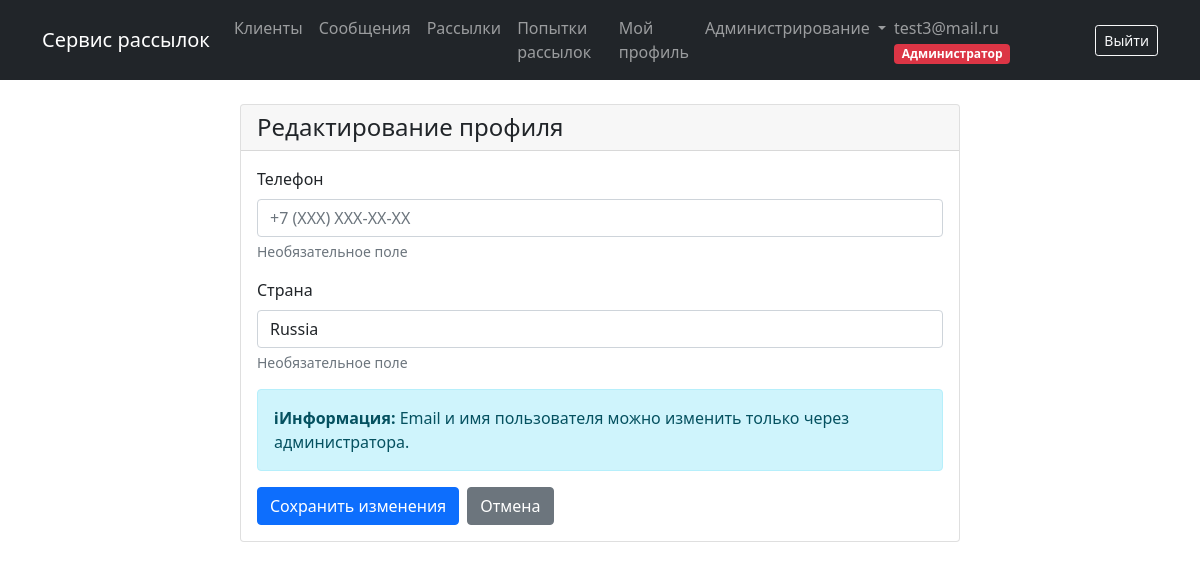
/users/profile/edit/ (signed in), run on the app's committed database.
### users/models.py (models this page shows, shortened)
class User(AbstractUser):
    phone = models.CharField(max_length=20, blank=True, verbose_name="Телефон")
    avatar = models.ImageField(
        upload_to="users/avatars/", blank=True, null=True, verbose_name="Аватар"
    )
    country = models.CharField(max_length=100, blank=True, verbose_name="Страна")
    email = models.EmailField(unique=True, verbose_name="Email")
    USERNAME_FIELD = "email"
    REQUIRED_FIELDS = ["username"]
    class Meta:
        verbose_name = "пользователь"
        verbose_name_plural = "пользователи"

class Profile(models.Model):
    user = models.OneToOneField(
        "User", on_delete=models.CASCADE, verbose_name="Пользователь"
    )
    ROLE_USER = "user"
    ROLE_MANAGER = "manager"
    ROLE_ADMIN = "admin"
    ROLE_CHOICES = [
        (ROLE_USER, "Пользователь"),
        (ROLE_MANAGER, "Менеджер"),
        (ROLE_ADMIN, "Администратор"),
    ]
    role = models.CharField(
        max_length=20, choices=ROLE_CHOICES, default=ROLE_USER, verbose_name="Роль"
    )
    email_verified = models.BooleanField(
        default=False, verbose_name="Email подтвержден"
    )
    blocked = models.BooleanField(default=False, verbose_name="Заблокирован")
    class Meta:
        verbose_name = "профиль"
        verbose_name_plural = "профили"
    @property
    def is_manager(self):
        return self.role in [self.ROLE_MANAGER, self.ROLE_ADMIN]

### users/views.py (the view, shortened to what this page needs)
# urls.py: path("profile/edit/", views.profile_edit, name="profile_edit"),
@login_required
def profile_edit(request):
    return render(request, "users/profile_edit.html")

### mailing/context_processors.py (called while the page is built)
def update_mailing_statuses(request):
    if request.user.is_authenticated:
        try:
            user_mailings = Mailing.objects.filter(owner=request.user)
            for mailing in user_mailings:
                mailing.update_status()
        except Exception as e:
            pass
    return {}

### mailing/models.py (called while the page is built)
    def update_status(self):
        now = timezone.now()
        if self.end_time <= now:
            self.status = self.STATUS_COMPLETED
        elif self.start_time <= now <= self.end_time:
            self.status = self.STATUS_STARTED
        elif now < self.start_time:
            self.status = self.STATUS_CREATED
        self.save()

### templates/users/profile_edit.html (shortened to what this page needs)
{% extends 'base.html' %}
{% block content %}
<div class="container mt-4">
    <div class="row">
        <div class="col-md-8 mx-auto">
            <div class="card">
                <div class="card-header">
                    <h4 class="mb-0">Редактирование профиля</h4>
                </div>
                <div class="card-body">
                    <form method="post">
                        <div class="mb-3">
                            <label for="phone" class="form-label">Телефон</label>
                            <input type="text" class="form-control" id="phone" name="phone"
                                   value="{{ user.phone|default:'' }}"
                                   placeholder="+7 (XXX) XXX-XX-XX">
                            <div class="form-text">Необязательное поле</div>
                        </div>
                        <div class="mb-3">
                            <label for="country" class="form-label">Страна</label>
                            <input type="text" class="form-control" id="country" name="country"
                                   value="{{ user.country|default:'' }}"
                                   placeholder="Россия">
                            <div class="form-text">Необязательное поле</div>
                        </div>
                        <div class="alert alert-info">
                            <strong>ℹИнформация:</strong> Email и имя пользователя можно изменить только через администратора.
                        </div>
                        <div class="d-flex gap-2">
                            <button type="submit" class="btn btn-primary">Сохранить изменения</button>
                            <a href="{% url 'users:profile_view' %}" class="btn btn-secondary">Отмена</a>
                        </div>
                    </form>
                </div>
            </div>
        </div>
    </div>
</div>
{% endblock %}

### templates/base.html (shortened to what this page needs)
<!DOCTYPE html>
<html lang="ru">
<head>
    <link href="https://cdn.jsdelivr.net/npm/bootstrap@5.1.3/dist/css/bootstrap.min.css" rel="stylesheet">
</head>
<body>
<nav class="navbar navbar-expand-lg navbar-dark bg-dark">
    <div class="container">
        <a class="navbar-brand" href="{% url 'mailing:index' %}">Сервис рассылок</a>
        <div class="collapse navbar-collapse" id="navbarNav">
            {% if user.is_authenticated %}
            <ul class="navbar-nav me-auto">
                <li class="nav-item">
                    <a class="nav-link" href="{% url 'mailing:client_list' %}">Клиенты</a>
                </li>
                <li class="nav-item">
                    <a class="nav-link" href="{% url 'mailing:message_list' %}">Сообщения</a>
                </li>
                <li class="nav-item">
                    <a class="nav-link" href="{% url 'mailing:mailing_list' %}">Рассылки</a>
                </li>
                <li class="nav-item">
                    <a class="nav-link" href="{% url 'mailing:mailing_list' %}#attempts">Попытки рассылок</a>
                </li>
                <li class="nav-item">
                    <a class="nav-link" href="{% url 'users:profile_view' %}">Мой профиль</a>
                </li>
                {% if user.profile.is_manager or user.groups.all.0.name == 'Менеджеры' %}
                <li class="nav-item dropdown">
                    <a class="nav-link dropdown-toggle" href="#" role="button" data-bs-toggle="dropdown">
                        Администрирование
                    </a>
                </li>
                {% endif %}
            </ul>
            <ul class="navbar-nav">
                <li class="nav-item">
                    <div class="d-flex align-items-center">
                        <span class="navbar-text me-3">
                            {{ user.email }}
                            {% if user.profile %}
                            <span class="badge bg-{% if user.profile.role == 'admin' %}danger{% elif user.profile.role == 'manager' %}warning{% else %}secondary{% endif %}">
                                {{ user.profile.get_role_display }}
                            </span>
                            {% endif %}
                        </span>
                        <a class="btn btn-outline-light btn-sm" href="{% url 'users:logout' %}">Выйти</a>
                    </div>
                </li>
            </ul>
            {% endif %}
        </div>
    </div>
</nav>
<div class="container mt-4">
    {% block content %}
    {% endblock %}
</div>
</body>
</html>

### data on the page
User: email "test3@mail.ru", profile.role "Администратор", country "Russia"
